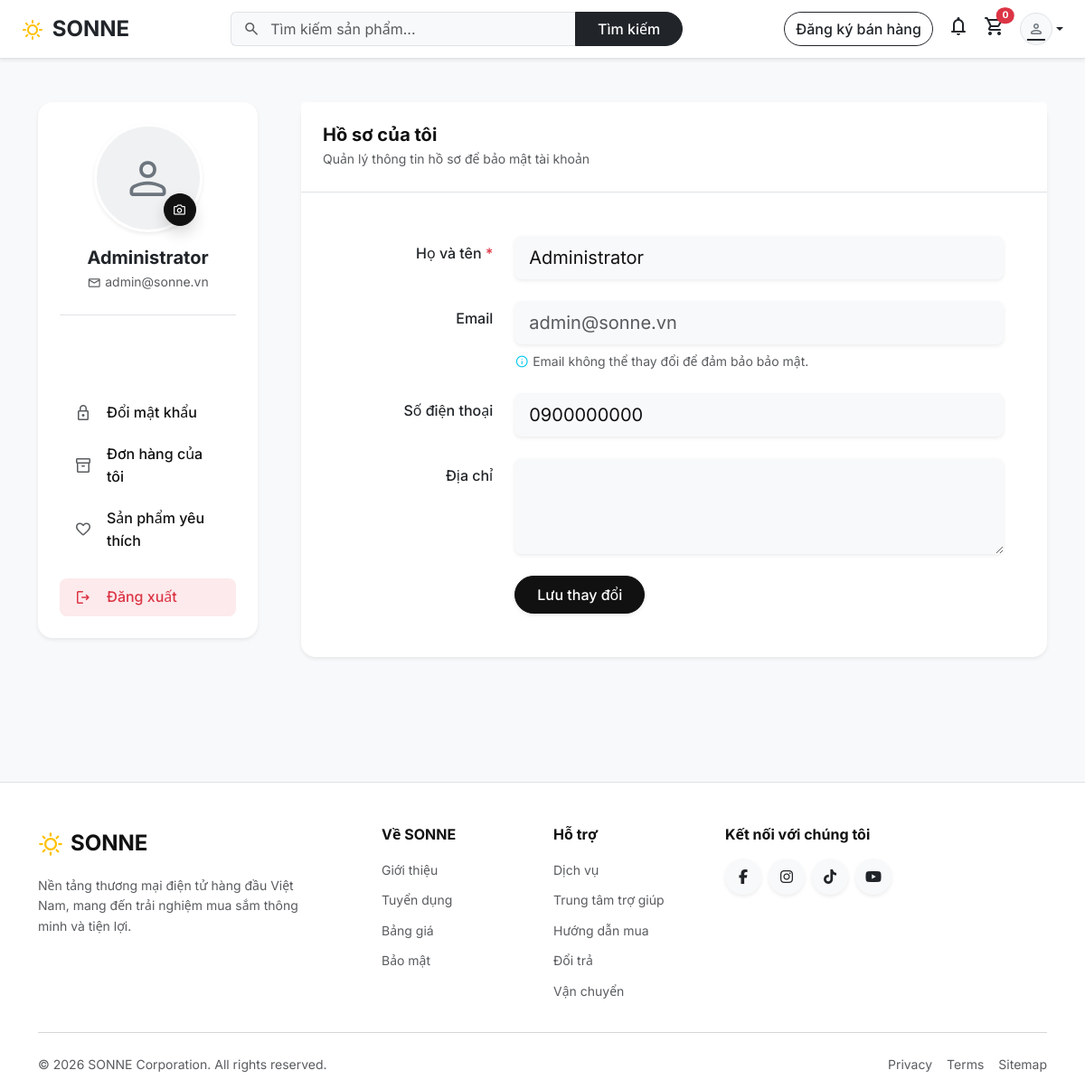
Screenshot of /profile (signed in) with the database file from the repository.
### tables this page shows
CREATE TABLE users (
    id INT UNSIGNED AUTO_INCREMENT PRIMARY KEY,
    full_name VARCHAR(120) NOT NULL,
    email VARCHAR(160) NOT NULL UNIQUE,
    password VARCHAR(255) NOT NULL,
    phone VARCHAR(20) NULL,
    address VARCHAR(255) NULL,
    avatar VARCHAR(255) NULL,
    role ENUM('member','admin') NOT NULL DEFAULT 'member',
    is_locked TINYINT(1) NOT NULL DEFAULT 0,
    login_attempts INT NOT NULL DEFAULT 0,
    locked_until DATETIME NULL,
    deleted_at DATETIME NULL,
    created_at DATETIME NOT NULL DEFAULT CURRENT_TIMESTAMP,
    updated_at DATETIME NOT NULL DEFAULT CURRENT_TIMESTAMP ON UPDATE CURRENT_TIMESTAMP
);

### views/user/profile.php (the view, shortened to what the rows shown need)
<section class="py-5 bg-light min-vh-100">
    <div class="container">
        <div class="row g-4 g-lg-5">
            <div class="col-lg-4 col-xl-3">
                <div class="card border-0 shadow-sm rounded-4 position-sticky" style="top: 2rem;">
                    <div class="card-body p-4 text-center">
                        <div class="position-relative d-inline-block border border-3 border-white shadow-sm rounded-circle mb-3 bg-white" style="width: 120px; height: 120px;">
                            <?php if ($user['avatar']): ?>
                            <img src="<?= asset(e($user['avatar'])) ?>" alt="Avatar" class="w-100 h-100 object-fit-cover rounded-circle" id="avatarImg">
                            <?php else: ?>
                            <div class="w-100 h-100 bg-secondary bg-opacity-10 rounded-circle d-flex align-items-center justify-content-center text-secondary">
                                <span class="material-symbols-rounded" style="font-size: 60px;">person</span>
                            </div>
                            <?php endif; ?>
                            <form action="<?= url('profile/avatar') ?>" method="POST" enctype="multipart/form-data" id="avatarForm" class="position-absolute bottom-0 end-0">
                                <label for="avatarInput" class="btn btn-primary rounded-circle p-2 shadow d-flex align-items-center justify-content-center cursor-pointer" style="width: 36px; height: 36px; margin-bottom: 4px; margin-right: 4px;">
                                    <span class="material-symbols-rounded fs-6 text-white m-0">photo_camera</span>
                                </label>
                            </form>
                        </div>
                        <h2 class="h5 fw-bold text-dark mb-1"><?= e($user['full_name']) ?></h2>
                        <p class="text-muted small mb-4 d-flex align-items-center justify-content-center gap-1">
                            <span class="material-symbols-rounded fs-6">mail</span> <?= e($user['email']) ?>
                        </p>
                        <div class="list-group list-group-flush text-start border-top pt-3" role="tablist">
                            <a href="#panel-info" class="list-group-item list-group-item-action border-0 rounded-3 mb-1 bg-transparent d-flex align-items-center gap-3 fw-medium active" data-bs-toggle="list" role="tab">
                                <span class="material-symbols-rounded fs-5 text-muted">person</span> Thông tin cá nhân
                            </a>
                            <a href="#panel-password" class="list-group-item list-group-item-action border-0 rounded-3 mb-1 bg-transparent d-flex align-items-center gap-3 fw-medium" data-bs-toggle="list" role="tab">
                                <span class="material-symbols-rounded fs-5 text-muted">lock</span> Đổi mật khẩu
                            </a>
                            <a href="<?= url('orders') ?>" class="list-group-item list-group-item-action border-0 rounded-3 mb-1 bg-transparent d-flex align-items-center justify-content-between fw-medium">
                                <div class="d-flex align-items-center gap-3">
                                    <span class="material-symbols-rounded fs-5 text-muted">inventory_2</span> Đơn hàng của tôi
                                </div>
                            </a>
                            <a href="<?= url('wishlist') ?>" class="list-group-item list-group-item-action border-0 rounded-3 mb-1 bg-transparent d-flex align-items-center gap-3 fw-medium">
                                <span class="material-symbols-rounded fs-5 text-muted">favorite</span> Sản phẩm yêu thích
                            </a>
                            <a href="<?= url('logout') ?>" class="list-group-item list-group-item-action border-0 rounded-3 mt-3 text-danger bg-danger bg-opacity-10 d-flex align-items-center gap-3 fw-medium">
                                <span class="material-symbols-rounded fs-5">logout</span> Đăng xuất
                            </a>
                        </div>
                    </div>
                </div>
            </div>
            <div class="col-lg-8 col-xl-9">
                <div class="tab-content">
                    <div class="tab-pane fade show active" id="panel-info" role="tabpanel">
                        <div class="card border-0 shadow-sm rounded-4">
                            <div class="card-header bg-white border-bottom p-4">
                                <h3 class="h5 fw-bold mb-0">Hồ sơ của tôi</h3>
                                <p class="text-muted small mb-0 mt-1">Quản lý thông tin hồ sơ để bảo mật tài khoản</p>
                            </div>
                            <div class="card-body p-4 p-md-5">
                                <form action="<?= url('profile/update') ?>" method="POST" id="profileForm" novalidate>
                                    <div class="row mb-4">
                                        <label for="full_name" class="col-sm-3 col-form-label fw-medium text-dark text-sm-end">Họ và tên <span class="text-danger">*</span></label>
                                        <div class="col-sm-9">
                                            <input type="text" id="full_name" name="full_name" class="form-control form-control-lg bg-light border-0 shadow-sm" value="<?= e($user['full_name']) ?>" required>
                                        </div>
                                    </div>
                                    <div class="row mb-4">
                                        <label for="email" class="col-sm-3 col-form-label fw-medium text-dark text-sm-end">Email</label>
                                        <div class="col-sm-9">
                                            <input type="email" id="email" class="form-control form-control-lg bg-light border-0 shadow-sm text-muted" value="<?= e($user['email']) ?>" disabled readonly>
                                            <div class="form-text mt-2"><span class="material-symbols-rounded text-info fs-6 align-text-bottom">info</span> Email không thể thay đổi để đảm bảo bảo mật.</div>
                                        </div>
                                    </div>
                                    <div class="row mb-4">
                                        <label for="phone" class="col-sm-3 col-form-label fw-medium text-dark text-sm-end">Số điện thoại</label>
                                        <div class="col-sm-9">
                                            <input type="tel" id="phone" name="phone" class="form-control form-control-lg bg-light border-0 shadow-sm" value="<?= e($user['phone'] ?? '') ?>">
                                        </div>
                                    </div>
                                    <div class="row mb-4">
                                        <label for="address" class="col-sm-3 col-form-label fw-medium text-dark text-sm-end">Địa chỉ</label>
                                        <div class="col-sm-9">
                                            <textarea id="address" name="address" class="form-control form-control-lg bg-light border-0 shadow-sm" rows="3"><?= e($user['address'] ?? '') ?></textarea>
                                        </div>
                                    </div>
                                    <div class="row">
                                        <div class="col-sm-9 offset-sm-3">
                                            <button type="submit" class="btn btn-primary px-4 py-2 rounded-pill fw-medium shadow-sm">Lưu thay đổi</button>
                                        </div>
                                    </div>
                                </form>
                            </div>
                        </div>
                    </div>
                </div>
            </div>
        </div>
    </div>
</section>

### core/Router.php (shortened to what the rows shown need)
<?php
class Router {
    private array $routes = [];
    private function add(string $method, string $path, string $handler): void {
        $this->routes[] = compact('method', 'pattern', 'handler');
    }
    public function dispatch(): void {
        $method = $_SERVER['REQUEST_METHOD'] ?? 'GET';
        $uri = parse_url($_SERVER['REQUEST_URI'] ?? '/', PHP_URL_PATH);
        $base = str_replace('\\', '/', dirname($_SERVER['SCRIPT_NAME'] ?? '/'));
        $base = $base === '/' ? '' : rtrim($base, '/');
        if (str_starts_with($uri, $base)) {
            $uri = substr($uri, strlen($base));
        }
        $uri = '/' . ltrim($uri, '/');
        if ($uri !== '/' ) $uri = rtrim($uri, '/');
        foreach ($this->routes as $route) {
            if ($route['method'] !== $method) continue;
            if (!preg_match($route['pattern'], $uri, $matches)) continue;
            $params = array_filter($matches, 'is_string', ARRAY_FILTER_USE_KEY);
            [$class, $action] = explode('@', $route['handler']);
            $controller = new $class();
            $controller->$action($params);
            return;
        }
    }
}

### rows the page displays
users: full_name "Administrator", email "admin@sonne.vn", phone "0900000000"
